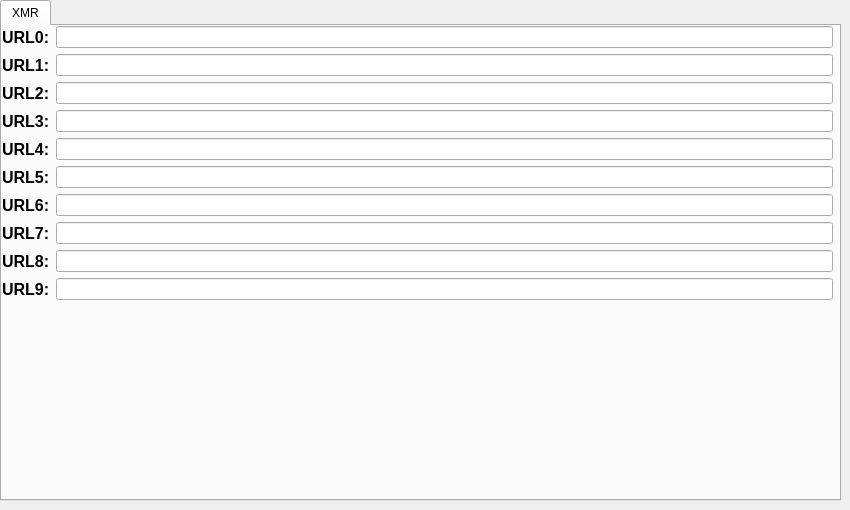
       <widget class="QWidget" name="tab_5">
        <attribute name="title">
         <string>Connection Settings</string>
        </attribute>
        <widget class="QTabWidget" name="tabWidget_2">
         <property name="geometry">
          <rect>
           <x>0</x>
           <y>0</y>
           <width>841</width>
           <height>501</height>
          </rect>
         </property>
         <widget class="QWidget" name="tab_7">
          <attribute name="title">
           <string>XMR</string>
          </attribute>
          <widget class="QWidget" name="formLayoutWidget_5">
           <property name="geometry">
            <rect>
             <x>0</x>
             <y>0</y>
             <width>831</width>
             <height>471</height>
            </rect>
           </property>
           <layout class="QFormLayout" name="formLayout_5">
            <item row="0" column="0">
             <widget class="QLabel" name="label_21">
              <property name="font">
               <font>
                <pointsize>12</pointsize>
                <weight>75</weight>
                <bold>true</bold>
               </font>
              </property>
              <property name="text">
               <string>URL0:</string>
              </property>
             </widget>
            </item>
            <item row="0" column="1">
             <widget class="QLineEdit" name="XMR_URL0"/>
            </item>
            <item row="1" column="0">
             <widget class="QLabel" name="label_22">
              <property name="font">
               <font>
                <pointsize>12</pointsize>
                <weight>75</weight>
                <bold>true</bold>
               </font>
              </property>
              <property name="text">
               <string>URL1:</string>
              </property>
             </widget>
            </item>
            <item row="1" column="1">
             <widget class="QLineEdit" name="XMR_URL1"/>
            </item>
            <item row="2" column="1">
             <widget class="QLineEdit" name="XMR_URL2"/>
            </item>
            <item row="3" column="1">
             <widget class="QLineEdit" name="XMR_URL3"/>
            </item>
            <item row="4" column="1">
             <widget class="QLineEdit" name="XMR_URL4"/>
            </item>
            <item row="5" column="1">
             <widget class="QLineEdit" name="XMR_URL5"/>
            </item>
            <item row="6" column="1">
             <widget class="QLineEdit" name="XMR_URL6"/>
            </item>
            <item row="7" column="1">
             <widget class="QLineEdit" name="XMR_URL7"/>
            </item>
            <item row="8" column="1">
             <widget class="QLineEdit" name="XMR_URL8"/>
            </item>
            <item row="2" column="0">
             <widget class="QLabel" name="label_23">
              <property name="font">
               <font>
                <pointsize>12</pointsize>
                <weight>75</weight>
                <bold>true</bold>
               </font>
              </property>
              <property name="text">
               <string>URL2:</string>
              </property>
             </widget>
            </item>
            <item row="3" column="0">
             <widget class="QLabel" name="label_24">
              <property name="font">
               <font>
                <pointsize>12</pointsize>
                <weight>75</weight>
                <bold>true</bold>
               </font>
              </property>
              <property name="text">
               <string>URL3:</string>
              </property>
             </widget>
            </item>
            <item row="4" column="0">
             <widget class="QLabel" name="label_25">
              <property name="font">
               <font>
                <pointsize>12</pointsize>
                <weight>75</weight>
                <bold>true</bold>
               </font>
              </property>
              <property name="text">
               <string>URL4:</string>
              </property>
             </widget>
            </item>
            <item row="5" column="0">
             <widget class="QLabel" name="label_26">
              <property name="font">
               <font>
                <pointsize>12</pointsize>
                <weight>75</weight>
                <bold>true</bold>
               </font>
              </property>
              <property name="text">
               <string>URL5:</string>
              </property>
             </widget>
            </item>
            <item row="6" column="0">
             <widget class="QLabel" name="label_27">
              <property name="font">
               <font>
                <pointsize>12</pointsize>
                <weight>75</weight>
                <bold>true</bold>
               </font>
              </property>
              <property name="text">
               <string>URL6:</string>
              </property>
             </widget>
            </item>
            <item row="7" column="0">
             <widget class="QLabel" name="label_28">
              <property name="font">
               <font>
                <pointsize>12</pointsize>
                <weight>75</weight>
                <bold>true</bold>
               </font>
              </property>
              <property name="text">
               <string>URL7:</string>
              </property>
             </widget>
            </item>
            <item row="8" column="0">
             <widget class="QLabel" name="label_29">
              <property name="font">
               <font>
                <pointsize>12</pointsize>
                <weight>75</weight>
                <bold>true</bold>
               </font>
              </property>
              <property name="text">
               <string>URL8:</string>
              </property>
             </widget>
            </item>
            <item row="9" column="0">
             <widget class="QLabel" name="label_30">
              <property name="font">
               <font>
                <pointsize>12</pointsize>
                <weight>75</weight>
                <bold>true</bold>
               </font>
              </property>
              <property name="text">
               <string>URL9:</string>
              </property>
             </widget>
            </item>
            <item row="9" column="1">
             <widget class="QLineEdit" name="XMR_URL9"/>
            </item>
           </layout>
          </widget>
         </widget>
        </widget>
       </widget>
